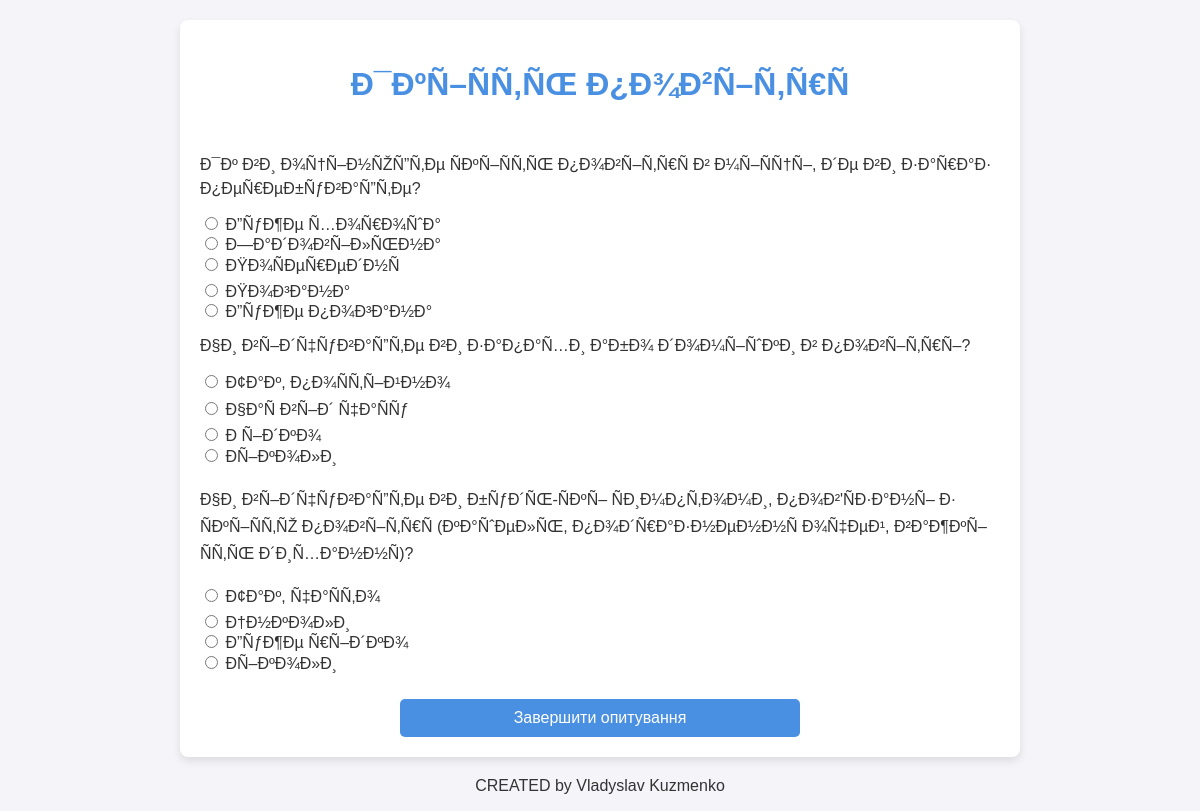
Page /poll.php?id=1 on the committed database.
### tables this page shows
CREATE TABLE `polls` (
  `id` int(11) NOT NULL,
  `title` varchar(255) NOT NULL,
  `description` text DEFAULT NULL,
  `created_at` timestamp NOT NULL DEFAULT current_timestamp()
);

CREATE TABLE `questions` (
  `id` int(11) NOT NULL,
  `poll_id` int(11) DEFAULT NULL,
  `question_text` varchar(255) NOT NULL
);

CREATE TABLE `answers` (
  `id` int(11) NOT NULL,
  `question_id` int(11) DEFAULT NULL,
  `answer_text` varchar(255) NOT NULL
);

### poll.php (the view, shortened to what this page needs)
<?php
require 'db.php';
$poll_id = $_GET['id'];
$query = $pdo->prepare("SELECT * FROM polls WHERE id = ?");
$query->execute([$poll_id]);
$poll = $query->fetch();
$query = $pdo->prepare("SELECT * FROM questions WHERE poll_id = ?");
$query->execute([$poll_id]);
$questions = $query->fetchAll();
?>
<!DOCTYPE html>
<html lang="uk">
<head>
    <link rel="stylesheet" href="css/styles.css">
</head>
<body>
    <div class="container">
        <h1><?= htmlspecialchars($poll['title']) ?></h1>
        <form action="results.php" method="POST">
            <?php foreach ($questions as $question): ?>
                <div class="question">
                    <p><?= htmlspecialchars($question['question_text']) ?></p>
                    <?php
                    $answersQuery = $pdo->prepare("SELECT * FROM answers WHERE question_id = ?");
                    $answersQuery->execute([$question['id']]);
                    $answers = $answersQuery->fetchAll();
                    ?>
                    <?php foreach ($answers as $answer): ?>
                        <label>
                            <input type="radio" name="answers[<?= $question['id'] ?>]" value="<?= htmlspecialchars($answer['answer_text']) ?>" required>
                            <?= htmlspecialchars($answer['answer_text']) ?>
                        </label><br>
                    <?php endforeach; ?>
                </div>
            <?php endforeach; ?>
            <button type="submit">Завершити опитування</button>
        </form>
    </div>
        <footer style="text-align: center; margin-top: 20px;">
        <p>CREATED by Vladyslav Kuzmenko</p>
    </footer>
</body>
</html>

### css/styles.css (style rules this page uses)
body { font-family: Arial, sans-serif; background-color: #f4f4f9; margin: 0; padding: 0; color: #333; }
h1 { text-align: center; color: #4a90e2; }
.container { width: 90%; max-width: 800px; margin: 20px auto; padding: 20px; background-color: #fff; border-radius: 8px; box-shadow: 0 4px 8px rgba(0, 0, 0, 0.1); }
button { display: inline-block; padding: 10px 15px; font-size: 16px; color: #fff; background-color: #4a90e2; border: none; border-radius: 5px; cursor: pointer; }
form { display: flex; flex-direction: column; }
form button { align-self: center; width: 50%; margin-top: 20px; }

### rows in the picture
polls: title "Ð¯ÐºÑ–ÑÑ‚ÑŒ Ð¿Ð¾Ð²Ñ–Ñ‚Ñ€Ñ"
questions: question_text "Ð¯Ðº Ð²Ð¸ Ð¾Ñ†Ñ–Ð½ÑŽÑ”Ñ‚Ðµ ÑÐºÑ–ÑÑ‚ÑŒ Ð¿Ð¾Ð²Ñ–Ñ‚Ñ€Ñ Ð² Ð¼Ñ–ÑÑ†Ñ–, Ð´Ðµ Ð²Ð¸ Ð·Ð°Ñ€Ð°Ð· Ð¿ÐµÑ€ÐµÐ±ÑƒÐ²Ð°Ñ”Ñ‚Ðµ?"
answers: answer_text "Ð”ÑƒÐ¶Ðµ Ñ…Ð¾Ñ€Ð¾ÑˆÐ°"
answers: answer_text "Ð—Ð°Ð´Ð¾Ð²Ñ–Ð»ÑŒÐ½Ð°"
answers: answer_text "ÐŸÐ¾ÑÐµÑ€ÐµÐ´Ð½Ñ"
answers: answer_text "ÐŸÐ¾Ð³Ð°Ð½Ð°"
answers: answer_text "Ð”ÑƒÐ¶Ðµ Ð¿Ð¾Ð³Ð°Ð½Ð°"
questions: question_text "Ð§Ð¸ Ð²Ñ–Ð´Ñ‡ÑƒÐ²Ð°Ñ”Ñ‚Ðµ Ð²Ð¸ Ð·Ð°Ð¿Ð°Ñ…Ð¸ Ð°Ð±Ð¾ Ð´Ð¾Ð¼Ñ–ÑˆÐºÐ¸ Ð² Ð¿Ð¾Ð²Ñ–Ñ‚Ñ€Ñ–?"
answers: answer_text "Ð¢Ð°Ðº, Ð¿Ð¾ÑÑ‚Ñ–Ð¹Ð½Ð¾"
answers: answer_text "Ð§Ð°Ñ Ð²Ñ–Ð´ Ñ‡Ð°ÑÑƒ"
answers: answer_text "Ð Ñ–Ð´ÐºÐ¾"
answers: answer_text "ÐÑ–ÐºÐ¾Ð»Ð¸"
questions: question_text "Ð§Ð¸ Ð²Ñ–Ð´Ñ‡ÑƒÐ²Ð°Ñ”Ñ‚Ðµ Ð²Ð¸ Ð±ÑƒÐ´ÑŒ-ÑÐºÑ– ÑÐ¸Ð¼Ð¿Ñ‚Ð¾Ð¼Ð¸, Ð¿Ð¾Ð²'ÑÐ·Ð°Ð½Ñ– Ð· ÑÐºÑ–ÑÑ‚ÑŽ Ð¿Ð¾Ð²Ñ–Ñ‚Ñ€Ñ (ÐºÐ°ÑˆÐµÐ»ÑŒ, Ð¿Ð¾Ð´Ñ€Ð°Ð·Ð½ÐµÐ½Ð½Ñ Ð¾Ñ‡ÐµÐ¹, Ð²Ð°Ð¶ÐºÑ–ÑÑ‚ÑŒ Ð´Ð¸Ñ…Ð°Ð½Ð½Ñ)?"
answers: answer_text "Ð¢Ð°Ðº, Ñ‡Ð°ÑÑ‚Ð¾"
answers: answer_text "Ð†Ð½ÐºÐ¾Ð»Ð¸"
answers: answer_text "Ð”ÑƒÐ¶Ðµ Ñ€Ñ–Ð´ÐºÐ¾"
answers: answer_text "ÐÑ–ÐºÐ¾Ð»Ð¸"
